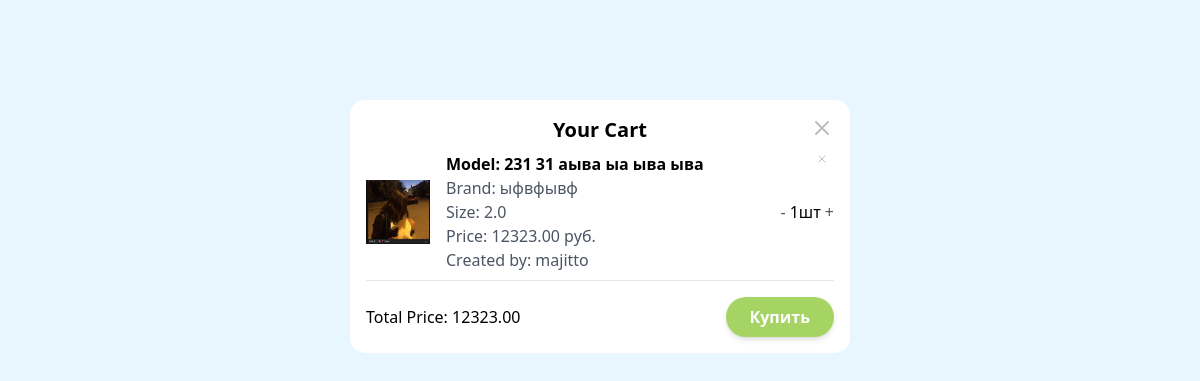
The app's page /cart/ (signed in) with its own data.
### sneakers/models.py (models this page shows, shortened)
class CartItem(models.Model):
    cart = models.ForeignKey(Cart, related_name="items", on_delete=models.CASCADE)
    sneaker = models.ForeignKey(Sneaker, on_delete=models.CASCADE)
    quantity = models.PositiveIntegerField(default=1)

class Sneaker(models.Model):
    brand = models.ForeignKey(
        SneakerBrand, on_delete=models.CASCADE, verbose_name="Бренд"
    )
    model = models.CharField(max_length=100, verbose_name="Модель")
    price = models.DecimalField(max_digits=10, decimal_places=2, verbose_name="Цена")
    size = models.DecimalField(max_digits=4, decimal_places=1, verbose_name="Размер")
    color = models.ForeignKey(
        SneakerColor, on_delete=models.CASCADE, verbose_name="Цвет"
    )
    description = models.TextField(blank=True, verbose_name="Описание")
    image = models.ImageField(
        upload_to="sneakers/", verbose_name="Изображение", blank=True, null=True
    )
    stock = models.PositiveIntegerField(verbose_name="В наличии")
    created_at = models.DateTimeField(auto_now_add=True, verbose_name="Дата создания")
    updated_at = models.DateTimeField(auto_now=True, verbose_name="Дата обновления")
    created_by = models.ForeignKey(
        settings.AUTH_USER_MODEL, on_delete=models.SET_NULL, null=True, blank=True, verbose_name="Создатель"
    )
    class Meta:
        verbose_name = "Кроссовок"
        verbose_name_plural = "Кроссовки"
        ordering = ["brand", "model"]

class SneakerBrand(models.Model):
    name = models.CharField(max_length=100, unique=True)
    description = models.TextField(blank=True, null=True)
    logo = models.ImageField(upload_to="brand_logos/", blank=True, null=True)
    created_at = models.DateTimeField(auto_now_add=True)
    updated_at = models.DateTimeField(auto_now=True)
    def __str__(self):
        return self.name

### sneakers/views.py (the view)
# urls.py: path("cart/", view_cart, name="view_cart"),
@login_required(login_url="login")
def view_cart(request):
    try:
        cart = Cart.objects.get(user=request.user)
    except Cart.DoesNotExist:
        cart = None
    if cart:
        items = cart.items.all()
        total_price = sum(item.sneaker.price * item.quantity for item in items)
    else:
        items = []
        total_price = 0
    return render(request, "cart.html", {"items": items, "total_price": total_price})

### sneakers/context_processors.py (called while the page is built)
def cart_items_processor(request):
    if request.user.is_authenticated:
        cart, created = Cart.objects.get_or_create(user=request.user)
        cart_items = cart.items.all()
    else:
        cart_items = []
    return {
        'cart   _items': cart_items
    }

### templates/cart.html (shortened to what this page needs)
{% load static %}
<!DOCTYPE html>
<html lang="en">
  <head>
    <link rel="stylesheet" href="{% static 'css/output.css' %}" />
    <script src="https://cdn.tailwindcss.com?plugins=forms,typography,aspect-ratio,line-clamp,container-queries"></script>
    <link rel="stylesheet" href="{% static 'css/style.css' %}" />
  </head>
  <body>
    <div
      class="bg-[#e7f6ff] flex justify-center items-start pt-[100px] min-h-screen"
    >
      <div
        class="rounded-[15px] relative bg-[#fff] w-full max-w-[500px] mx-auto p-4"
      >
        <a class="absolute top-4 right-4" href="{% url 'home' %}">
          <img src="{% static 'img/x.svg' %}" alt="Close" />
        </a>
        <h1 class="text-xl font-bold text-center">Your Cart</h1>
        {% if items %}
        <ul>
          {% for item in items %}
          <li class="flex justify-between border-b relative items-center py-2">
            <div class="flex items-center gap-4">
              {% if item.sneaker.image %}
              <img
                src="{{ item.sneaker.image.url }}"
                alt="{{ item.sneaker.model }}"
                class="w-16 h-16 object-cover"
              />
              {% else %}
              <img
                src="{% static 'img/card/defaultImage.svg' %}"
                alt="No image available"
                class="w-16 h-16 object-cover"
              />
              {% endif %}
              <div>
                <span class="font-semibold"
                  >Model: {{ item.sneaker.model }}</span
                ><br />
                <span class="text-gray-600"
                  >Brand: {{ item.sneaker.brand }}</span
                ><br />
                <span class="text-gray-600">Size: {{ item.sneaker.size }}</span
                ><br />
                <span class="text-gray-600"
                  >Price: {{ item.sneaker.price }} руб.</span
                ><br />
                <span class="text-gray-600"
                  >Created by: {{ item.sneaker.created_by.username }}</span
                >
              </div>
            </div>
            <div class="items-center flex gap-1">
              <a
                href="{% url 'update_cart_item_quantity' item.id 'decrease' %}"
                class="text-gray-600"
                >-</a
              >
              <span class="">{{ item.quantity }}шт</span>
              <a
                href="{% url 'update_cart_item_quantity' item.id 'increase' %}"
                class="text-gray-600"
                >+</a
              >
            </div>
            <a
              href="{% url 'remove_from_cart' item.id %}"
              class="scale-[.5] absolute top-0 right-0 pt-1"
            >
              <img src="{% static 'img/x.svg' %}" alt="Remove" />
            </a>
          </li>
          {% endfor %}
        </ul>
        <div class="flex mt-4 justify-between items-center">
          <div class="text-center">
            Total Price: {{ total_price|floatformat:2 }}
          </div>
          <button
            class="py-2 px-6 bg-[#A5D364] text-white font-semibold rounded-full transition-[.3s] shadow-md hover:bg-[#8ab154] focus:outline-none focus:ring focus:ring-[#8ab154] focus:ring-opacity-75"
          >
            Купить
          </button>
        </div>
        {% else %}
        <p>Your cart is empty.</p>
        {% endif %}
      </div>
    </div>
  </body>
</html>

### static/css/style.css (style rules this page uses)
* { box-sizing: border-box; }

### records on screen
CartItem: sneaker.image (picture), sneaker.model "231 31 аыва ыа ыва ыва", sneaker.brand "ыфвфывф", sneaker.size "2.0", sneaker.price "12323.00", sneaker.created_by.username "majitto", quantity "1"

### other values on screen
{{ total_price|floatformat:2 }} "12323.00"
